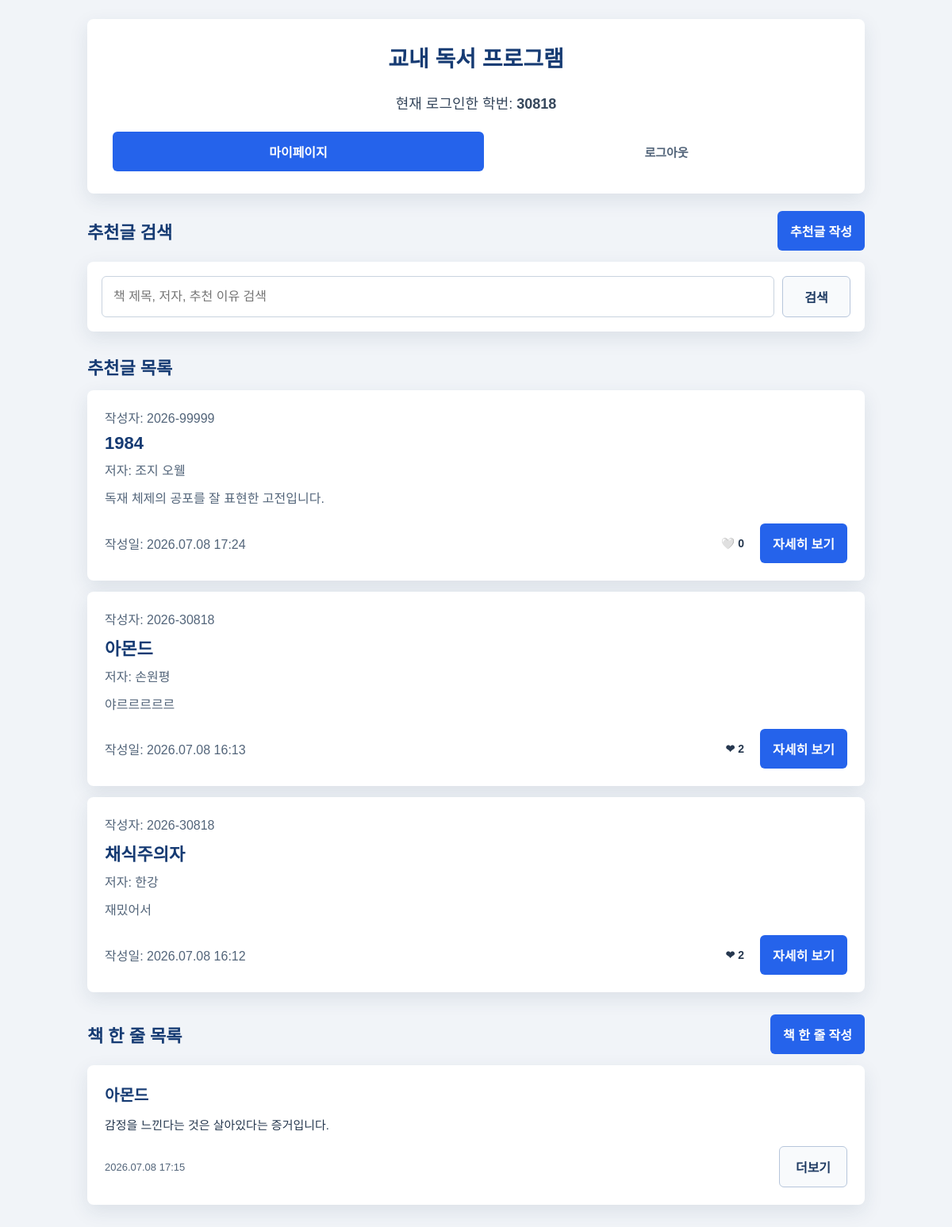
Screenshot of / (signed in) with the database file from the repository.
### users/models.py (models this page shows, shortened)
class User(AbstractUser):
    username = None
    student_id = models.CharField(
        max_length=5,
        unique=True,
        verbose_name='학번',
        help_text='5자리 숫자 학번을 입력하세요.',
    )
    objects = UserManager()
    USERNAME_FIELD = 'student_id'
    REQUIRED_FIELDS = []

### recommendations/models.py (models this page shows, shortened)
class Recommendation(models.Model):
    author = models.ForeignKey(
        settings.AUTH_USER_MODEL,
        on_delete=models.CASCADE,
        related_name='recommendations',
        verbose_name='작성자',
    )
    is_anonymous = models.BooleanField(default=False, verbose_name='익명 여부')
    writer_name = models.CharField(max_length=20, verbose_name='작성자 표시')
    book_title = models.CharField(max_length=100, verbose_name='책 제목')
    book_author = models.CharField(max_length=50, verbose_name='저자')
    post_text = models.TextField(verbose_name='추천 이유')
    created_at = models.DateTimeField(auto_now_add=True, verbose_name='작성일')
    updated_at = models.DateTimeField(auto_now=True, verbose_name='수정일')
    liked_users = models.ManyToManyField(
        settings.AUTH_USER_MODEL,
        blank=True,
        related_name='liked_recommendations',
        verbose_name='좋아요 사용자',
    )
    class Meta:
        ordering = ['-created_at']
        verbose_name = '추천글'
        verbose_name_plural = '추천글'
    @property
    def like_count(self):
        return self.liked_users.count()

### brief_reviews/models.py (models this page shows, shortened)
class BookQuote(models.Model):
    author = models.ForeignKey(
        settings.AUTH_USER_MODEL,
        on_delete=models.CASCADE,
        related_name='book_quotes',
        verbose_name='작성자',
    )
    book_title = models.CharField(max_length=100, verbose_name='책 제목')
    post_text = models.TextField(verbose_name='책 한 줄 내용')
    created_at = models.DateTimeField(auto_now_add=True, verbose_name='작성일')
    updated_at = models.DateTimeField(auto_now=True, verbose_name='수정일')
    class Meta:
        ordering = ['-created_at']
        verbose_name = '책 한 줄'
        verbose_name_plural = '책 한 줄'

### users/views.py (the view)
# urls.py: path('', views.home, name='home'),
@login_required
def home(request):
    search_query = request.GET.get('q', '').strip()
    recommendations = Recommendation.objects.select_related('author').order_by('-created_at')
    quotes = BookQuote.objects.select_related('author').order_by('-created_at')[:5]
    if search_query:
        recommendations = recommendations.filter(
            Q(book_title__icontains=search_query)
            | Q(book_author__icontains=search_query)
            | Q(post_text__icontains=search_query)
        )
    return render(
        request,
        'users/home.html',
        {
            'recommendations': recommendations,
            'quotes': quotes,
            'search_query': search_query,
        },
    )

### templates/users/home.html (shortened to what this page needs)
{% load static %}
<!DOCTYPE html>
<html lang="ko">
<head>
    <link rel="stylesheet" href="{% static 'users/style.css' %}">
</head>
<body>
    <main class="page list-page">
        <section class="content-wrap">
            <div class="home-top-card">
                <h1>교내 독서 프로그램</h1>
                <p class="student-info">현재 로그인한 학번: <strong>{{ request.user.student_id }}</strong></p>
                <div class="home-top-actions">
                    <a class="primary-button link-button" href="{% url 'mypage' %}">마이페이지</a>
                    <form action="{% url 'logout' %}" method="post" class="logout-form">
                        <button type="submit" class="text-button">로그아웃</button>
                    </form>
                </div>
            </div>
            <div class="main-section">
                <div class="section-header">
                    <h2>추천글 검색</h2>
                    <a class="primary-button link-button compact-button" href="{% url 'create_recommendation' %}">추천글 작성</a>
                </div>
                <form class="search-form" action="{% url 'home' %}" method="get">
                    <input
                        type="search"
                        name="q"
                        value="{{ search_query }}"
                        placeholder="책 제목, 저자, 추천 이유 검색"
                    >
                    <button type="submit" class="secondary-button compact-button">검색</button>
                </form>
            </div>
            <div class="main-section">
                <div class="section-header">
                    <h2>추천글 목록</h2>
                </div>
                <div class="recommendation-grid">
                    {% for recommendation in recommendations %}
                        <a class="recommendation-card" href="{% url 'recommendation_detail' recommendation.id %}">
                            <p class="meta-text">작성자: {{ recommendation.writer_name }}</p>
                            <h2>{{ recommendation.book_title }}</h2>
                            <p class="author-text">저자: {{ recommendation.book_author }}</p>
                            <p class="preview-text">{{ recommendation.post_text|truncatechars:100 }}</p>
                            <div class="card-footer">
                                <div>
                                    <p class="meta-text">작성일: {{ recommendation.created_at|date:"Y.m.d H:i" }}</p>
                                </div>
                                <div class="footer-actions">
                                    <form method="post" action="{% url 'toggle_like' recommendation.id %}" class="like-form">
                                        <button type="submit" class="like-button">
                                            {% if request.user in recommendation.liked_users.all %}
                                                ❤ {{ recommendation.like_count }}
                                            {% else %}
                                                🤍 {{ recommendation.like_count }}
                                            {% endif %}
                                        </button>
                                    </form>
                                    <span class="primary-button link-button compact-button detail-button">자세히 보기</span>
                                </div>
                            </div>
                        </a>
                    {% empty %}
                        <div class="empty-box">
                            <p>표시할 추천글이 없습니다.</p>
                        </div>
                    {% endfor %}
                </div>
            </div>
            <div class="main-section">
                <div class="section-header">
                    <h2>책 한 줄 목록</h2>
                    <a class="primary-button link-button compact-button" href="{% url 'quote_create' %}">책 한 줄 작성</a>
                </div>
                <div class="recommendation-grid">
                    {% for quote in quotes %}
                        <div class="quote-card">
                            <h2>{{ quote.book_title }}</h2>
                            <p class="quote-text">{{ quote.post_text|truncatechars:150 }}</p>
                            <div class="quote-footer">
                                <p class="meta-text">{{ quote.created_at|date:"Y.m.d H:i" }}</p>
                                <a class="secondary-button link-button compact-button" href="{% url 'quote_list' %}">더보기</a>
                            </div>
                        </div>
                    {% empty %}
                        <div class="empty-box">
                            <p>아직 작성된 책 한 줄이 없습니다.</p>
                        </div>
                    {% endfor %}
                </div>
            </div>
        </section>
    </main>
</body>
</html>

### static/users/style.css (style rules this page uses)
* { box-sizing: border-box; }
body { margin: 0; font-family: Arial, "맑은 고딕", sans-serif; color: #222; background: #f1f4f8; }
.page { display: flex; align-items: center; justify-content: center; min-height: 100vh; padding: 24px; }
h1 { margin: 0 0 24px; color: #163b73; font-size: 28px; text-align: center; }
input { width: 100%; padding: 12px 14px; border: 1px solid #c9d3df; border-radius: 6px; font-size: 16px; outline: none; transition: border-color 0.2s ease, box-shadow 0.2s ease; }
.primary-button { width: 100%; padding: 13px 16px; border: 0; border-radius: 6px; color: #fff; background: #2563eb; font-size: 16px; font-weight: 700; cursor: pointer; transition: background 0.2s ease, transform 0.2s ease; }
.secondary-button { width: 100%; padding: 13px 16px; border: 1px solid #b7c6db; border-radius: 6px; color: #1f3b63; background: #f8fafc; font-size: 16px; font-weight: 700; cursor: pointer; transition: background 0.2s ease, transform 0.2s ease; }
.link-button { display: inline-flex; align-items: center; justify-content: center; text-align: center; text-decoration: none; }
.logout-form { margin-top: 22px; }
.text-button { width: 100%; padding: 10px; border: 0; color: #53657a; background: transparent; font-size: 15px; font-weight: 700; cursor: pointer; }
.student-info { margin: 0 0 24px; color: #36475c; font-size: 18px; text-align: center; }
.list-page { align-items: flex-start; }
.content-wrap { width: 100%; max-width: 980px; }
.sub-text, .meta-text, .author-text, .preview-text { margin: 0; color: #53657a; }
.compact-button { width: auto; min-width: 86px; }
.recommendation-grid { display: grid; gap: 14px; }
.recommendation-card, .empty-box { display: block; padding: 22px; color: inherit; background: #fff; border-radius: 8px; box-shadow: 0 8px 24px rgba(30, 55, 90, 0.1); text-decoration: none; }
.recommendation-card { transition: transform 0.2s ease, box-shadow 0.2s ease; }
.recommendation-card h2 { margin: 8px 0; color: #163b73; font-size: 22px; }
.preview-text { margin-top: 12px; line-height: 1.6; }
.home-top-card { margin-bottom: 22px; padding: 28px 32px; background: #fff; border-radius: 8px; box-shadow: 0 8px 24px rgba(30, 55, 90, 0.1); }
.home-top-card .logout-form { margin-top: 0; }
.main-section { margin-bottom: 28px; }
.section-header { display: flex; align-items: center; justify-content: space-between; gap: 16px; margin-bottom: 14px; }
.section-header h2 { margin: 0; color: #163b73; font-size: 22px; }
.search-form { display: grid; grid-template-columns: 1fr auto; gap: 10px; padding: 18px; background: #fff; border-radius: 8px; box-shadow: 0 8px 24px rgba(30, 55, 90, 0.1); }
.card-footer { display: flex; align-items: center; justify-content: space-between; gap: 14px; margin-top: 18px; }
.detail-button { flex-shrink: 0; }
.footer-actions { display: flex; align-items: center; gap: 8px; }
.like-form, .like-form-detail { margin: 0; }
.like-button, .like-button-detail { padding: 8px 12px; border: none; border-radius: 6px; background: #fff; color: #26384f; font-size: 14px; font-weight: 600; cursor: pointer; transition: all 0.2s ease; white-space: nowrap; }
.home-top-actions { display: flex; align-items: center; gap: 12px; margin-top: 22px; }
.home-top-actions .primary-button { flex: 1; width: auto; margin: 0; }
.home-top-actions .logout-form { flex: 1; margin: 0; }
.quote-card { padding: 22px; background: #fff; border-radius: 8px; box-shadow: 0 8px 24px rgba(30, 55, 90, 0.1); transition: transform 0.2s ease, box-shadow 0.2s ease; }
.quote-card h2 { margin: 0 0 12px; color: #163b73; font-size: 20px; }
.quote-text { margin: 0 0 14px; color: #26384f; line-height: 1.7; font-size: 15px; }
.quote-footer { display: flex; align-items: center; justify-content: space-between; gap: 12px; margin-top: 14px; }
.quote-footer .meta-text { margin: 0; font-size: 13px; }

### rows the page displays
User: user.student_id "30818"
Recommendation: writer_name "2026-99999", book_title "1984", book_author "조지 오웰", post_text "독재 체제의 공포를 잘 표현한 고전입니다.", created_at "2026.07.08 17:24", like_count "0"
Recommendation: writer_name "2026-30818", book_title "아몬드", book_author "손원평", post_text "야르르르르르", created_at "2026.07.08 16:13", like_count "2"
Recommendation: writer_name "2026-30818", book_title "채식주의자", book_author "한강", post_text "재밌어서", created_at "2026.07.08 16:12", like_count "2"
BookQuote: book_title "아몬드", post_text "감정을 느낀다는 것은 살아있다는 증거입니다.", created_at "2026.07.08 17:15"
